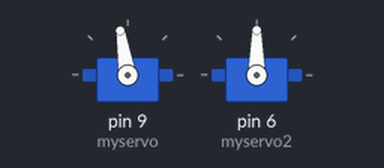
Bench run of a sketch on a simulated Arduino Uno, built with avr-gcc and run on an emulated ATmega328P. On the bench: 2 × servo.

Above: at 0.05 s.
At 1.45 s:
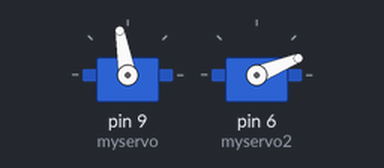
At 2.75 s:
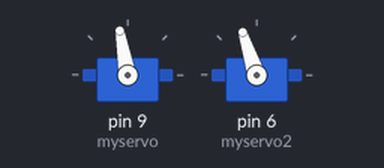
At 5.2 s:
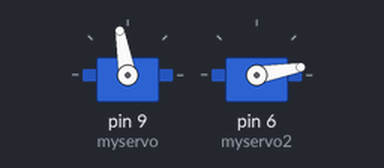
Timing chart, 0 to 6.8 s (numbered marks = the images above):
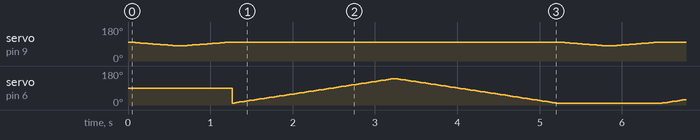

The sketch:

CODE_ROBOTAAAAAAAAAAAAAAA.ino
```cpp
#include <Servo.h>

Servo myservo;
Servo myservo2;

int pos = 100;
int pos2 = 10;

void setup() {
  myservo.attach(9);
  myservo2.attach(6);
}

void loop() {
 right();
 left();}
void right() {
    for (pos = 100; pos >= 80; pos -= 1) {
    myservo.write(pos);
    delay(30);                       }
  for (pos = 80; pos <= 100; pos += 1) {
    myservo.write(pos);
    delay(30);}}
void left() {
      for (pos2 = 10; pos2 <= 140; pos2 += 1) {
    myservo2.write(pos2);
    delay(15);
  }
  for (pos2 = 140; pos2 >= 10; pos2 -= 1) {
    myservo2.write(pos2);
    delay(15);}}
```
